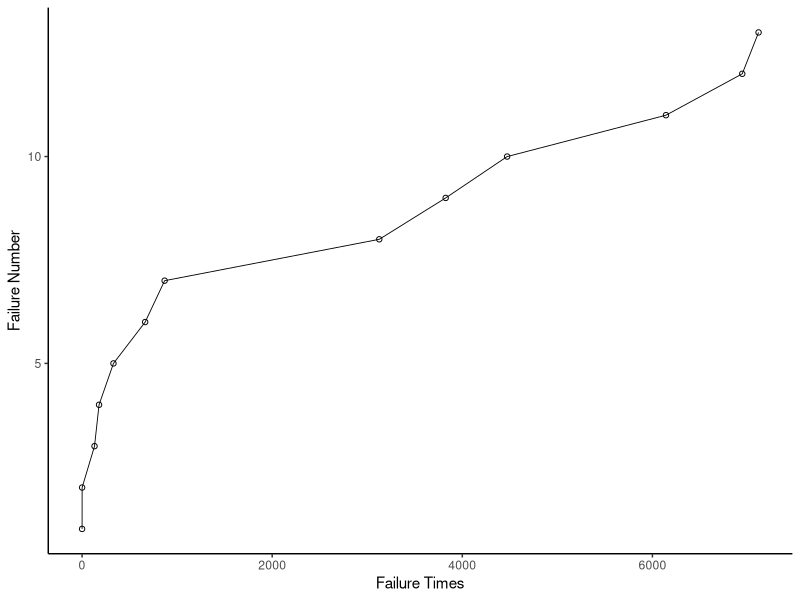

The R script that drew this image:
## ---- chunk 1
#| label: tbl-apr-191-simulation
#| tbl-cap: "Simulated NHPP power law repair times (a = 0.2, b = 0.4, n = 13)"
#| code-fold: true
#| message: false
library(tidyverse)

powersim <- function(N, a, b) {
  U <- runif(N)
  Y <- rep(NA, N)
  Y[1] <- ((-1 / a) * log(U[1]))^(1 / b)
  for (i in 2:N) {
    Y[i] <- ((Y[i - 1])^b - (1 / a) * log(U[i]))^(1 / b)
  }
  Y
}

set.seed(42)
Y <- powersim(13, 0.2, 0.4)

tibble(`Failure Number` = 1:13, `Failure Time` = round(Y, 1)) |>
  knitr::kable(align = "lr")
## ---- chunk 2
#| label: fig-apr-191-simulation
#| fig-cap: "Plot of failure number versus simulated repair times"
#| code-fold: true
ggplot(tibble(time = Y, number = 1:13), aes(time, number)) +
  geom_point(shape = 1) +
  geom_line(linewidth = 0.3) +
  labs(x = "Failure Times", y = "Failure Number") +
  theme_classic()
